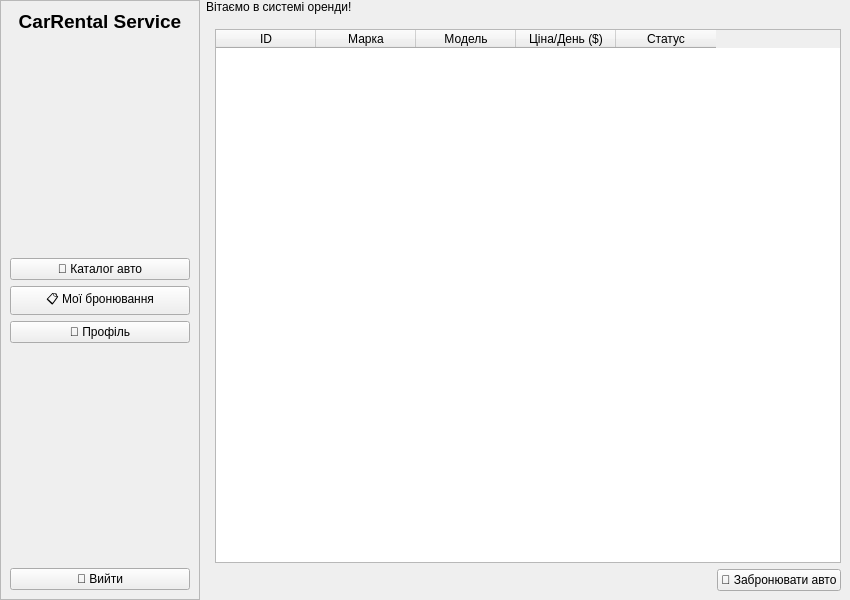
<?xml version="1.0" encoding="UTF-8"?>
<ui version="4.0">
 <class>UserWindow</class>
 <widget class="QWidget" name="UserWindow">
  <property name="geometry">
   <rect>
    <x>0</x>
    <y>0</y>
    <width>850</width>
    <height>600</height>
   </rect>
  </property>
  <property name="windowTitle">
   <string>Оренда Автомобілів — Кабінет Клієнта</string>
  </property>
  <layout class="QHBoxLayout" name="mainHorizontalLayout">
   <property name="leftMargin">
    <number>0</number>
   </property>
   <property name="topMargin">
    <number>0</number>
   </property>
   <property name="rightMargin">
    <number>0</number>
   </property>
   <property name="bottomMargin">
    <number>0</number>
   </property>
   <item>
    <widget class="QFrame" name="sidebarFrame">
     <property name="minimumSize">
      <size>
       <width>200</width>
       <height>0</height>
      </size>
     </property>
     <property name="maximumSize">
      <size>
       <width>220</width>
       <height>16777215</height>
      </size>
     </property>
     <property name="frameShape">
      <enum>QFrame::Shape::StyledPanel</enum>
     </property>
     <layout class="QVBoxLayout" name="sidebarLayout">
      <item>
       <widget class="QLabel" name="titleLabel">
        <property name="text">
         <string>&lt;html&gt;&lt;head/&gt;&lt;body&gt;&lt;p align=&quot;center&quot;&gt;&lt;span style=&quot; font-size:14pt; font-weight:600;&quot;&gt;CarRental Service&lt;/span&gt;&lt;/p&gt;&lt;/body&gt;&lt;/html&gt;</string>
        </property>
       </widget>
      </item>
      <item>
       <spacer name="topSpacer">
        <property name="orientation">
         <enum>Qt::Orientation::Vertical</enum>
        </property>
        <property name="sizeHint" stdset="0">
         <size>
          <width>20</width>
          <height>20</height>
         </size>
        </property>
       </spacer>
      </item>
      <item>
       <widget class="QPushButton" name="btnCatalog">
        <property name="text">
         <string>🚗 Каталог авто</string>
        </property>
       </widget>
      </item>
      <item>
       <widget class="QPushButton" name="btnMyRentals">
        <property name="text">
         <string>📋 Мої бронювання</string>
        </property>
       </widget>
      </item>
      <item>
       <widget class="QPushButton" name="btnProfile">
        <property name="text">
         <string>👤 Профіль</string>
        </property>
       </widget>
      </item>
      <item>
       <spacer name="bottomSpacer">
        <property name="orientation">
         <enum>Qt::Orientation::Vertical</enum>
        </property>
        <property name="sizeHint" stdset="0">
         <size>
          <width>20</width>
          <height>40</height>
         </size>
        </property>
       </spacer>
      </item>
      <item>
       <widget class="QPushButton" name="btnLogout">
        <property name="text">
         <string>🚪 Вийти</string>
        </property>
       </widget>
      </item>
     </layout>
    </widget>
   </item>
   <item>
    <layout class="QVBoxLayout" name="contentLayout">
     <item>
      <layout class="QHBoxLayout" name="headerLayout">
       <item>
        <widget class="QLabel" name="welcomeLabel">
         <property name="text">
          <string>Вітаємо в системі оренди!</string>
         </property>
        </widget>
       </item>
      </layout>
     </item>
     <item>
      <widget class="QStackedWidget" name="stackedWidget">
       <widget class="QWidget" name="catalogPage">
        <layout class="QVBoxLayout" name="catalogLayout">
         <item>
          <widget class="QTableWidget" name="carsTable">
           <column>
            <property name="text">
             <string>ID</string>
            </property>
           </column>
           <column>
            <property name="text">
             <string>Марка</string>
            </property>
           </column>
           <column>
            <property name="text">
             <string>Модель</string>
            </property>
           </column>
           <column>
            <property name="text">
             <string>Ціна/День ($)</string>
            </property>
           </column>
           <column>
            <property name="text">
             <string>Статус</string>
            </property>
           </column>
          </widget>
         </item>
         <item>
          <layout class="QHBoxLayout" name="catalogActionLayout">
           <item>
            <spacer name="actionSpacer">
             <property name="orientation">
              <enum>Qt::Orientation::Horizontal</enum>
             </property>
             <property name="sizeHint" stdset="0">
              <size>
               <width>0</width>
               <height>0</height>
              </size>
             </property>
            </spacer>
           </item>
           <item>
            <widget class="QPushButton" name="btnRentCar">
             <property name="text">
              <string>🔑 Забронювати авто</string>
             </property>
            </widget>
           </item>
          </layout>
         </item>
        </layout>
       </widget>
       <widget class="QWidget" name="myRentalsPage">
        <layout class="QVBoxLayout" name="myRentalsLayout">
         <item>
          <widget class="QTableWidget" name="myRentalsTable">
           <column>
            <property name="text">
             <string>ID</string>
            </property>
           </column>
           <column>
            <property name="text">
             <string>Автомобіль</string>
            </property>
           </column>
           <column>
            <property name="text">
             <string>Дата початку</string>
            </property>
           </column>
           <column>
            <property name="text">
             <string>Дата кінця</string>
            </property>
           </column>
           <column>
            <property name="text">
             <string>Вартість</string>
            </property>
           </column>
          </widget>
         </item>
        </layout>
       </widget>
       <widget class="QWidget" name="profilePage">
        <layout class="QVBoxLayout" name="profileLayout">
         <item>
          <widget class="QLabel" name="profileTitle">
           <property name="text">
            <string>&lt;html&gt;&lt;head/&gt;&lt;body&gt;&lt;p&gt;&lt;span style=&quot; font-size:12pt; font-weight:600;&quot;&gt;Особисті дані&lt;/span&gt;&lt;/p&gt;&lt;/body&gt;&lt;/html&gt;</string>
           </property>
          </widget>
         </item>
         <item>
          <widget class="QLabel" name="lblProfileName">
           <property name="text">
            <string>Ім'я: -</string>
           </property>
          </widget>
         </item>
         <item>
          <widget class="QLabel" name="lblProfileEmail">
           <property name="text">
            <string>Email: -</string>
           </property>
          </widget>
         </item>
         <item>
          <spacer name="profileSpacer">
           <property name="orientation">
            <enum>Qt::Orientation::Vertical</enum>
           </property>
           <property name="sizeHint" stdset="0">
            <size>
             <width>0</width>
             <height>0</height>
            </size>
           </property>
          </spacer>
         </item>
        </layout>
       </widget>
      </widget>
     </item>
    </layout>
   </item>
  </layout>
 </widget>
 <resources/>
 <connections/>
</ui>
